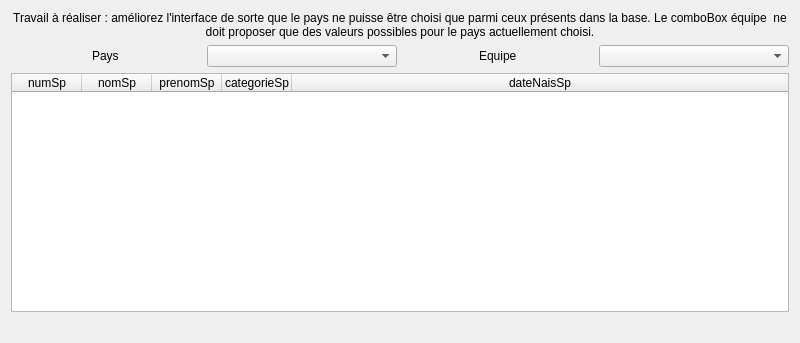
<?xml version="1.0" encoding="UTF-8"?>
<ui version="4.0">
 <class>fct_comp_4</class>
 <widget class="QDialog" name="fct_comp_4">
  <property name="geometry">
   <rect>
    <x>0</x>
    <y>0</y>
    <width>800</width>
    <height>343</height>
   </rect>
  </property>
  <property name="windowTitle">
   <string>Sportifs d'un pays et un équipe</string>
  </property>
  <layout class="QVBoxLayout" name="verticalLayout">
   <item>
    <widget class="QLabel" name="label_3">
     <property name="text">
      <string>Travail à réaliser : améliorez l'interface de sorte que le pays ne puisse être choisi que parmi ceux présents dans la base. Le comboBox équipe  ne doit proposer que des valeurs possibles pour le pays actuellement choisi.</string>
     </property>
     <property name="alignment">
      <set>Qt::AlignCenter</set>
     </property>
     <property name="wordWrap">
      <bool>true</bool>
     </property>
    </widget>
   </item>
   <item>
    <layout class="QHBoxLayout" name="horizontalLayout">
     <item alignment="Qt::AlignHCenter">
      <widget class="QLabel" name="label">
       <property name="text">
        <string>Pays</string>
       </property>
      </widget>
     </item>
     <item>
      <widget class="QComboBox" name="comboBox_fct_4_pays"/>
     </item>
     <item alignment="Qt::AlignHCenter">
      <widget class="QLabel" name="label_2">
       <property name="text">
        <string>Equipe</string>
       </property>
      </widget>
     </item>
     <item>
      <widget class="QComboBox" name="comboBox_fct_4_equipe"/>
     </item>
    </layout>
   </item>
   <item>
    <widget class="QTableWidget" name="table_fct_comp_4">
     <attribute name="horizontalHeaderDefaultSectionSize">
      <number>70</number>
     </attribute>
     <attribute name="horizontalHeaderMinimumSectionSize">
      <number>50</number>
     </attribute>
     <attribute name="horizontalHeaderStretchLastSection">
      <bool>true</bool>
     </attribute>
     <attribute name="verticalHeaderVisible">
      <bool>false</bool>
     </attribute>
     <column>
      <property name="text">
       <string>numSp</string>
      </property>
     </column>
     <column>
      <property name="text">
       <string>nomSp</string>
      </property>
     </column>
     <column>
      <property name="text">
       <string>prenomSp</string>
      </property>
     </column>
     <column>
      <property name="text">
       <string>categorieSp</string>
      </property>
     </column>
     <column>
      <property name="text">
       <string>dateNaisSp</string>
      </property>
     </column>
    </widget>
   </item>
   <item>
    <widget class="QLabel" name="label_fct_comp_4">
     <property name="text">
      <string/>
     </property>
     <property name="alignment">
      <set>Qt::AlignCenter</set>
     </property>
    </widget>
   </item>
  </layout>
 </widget>
 <resources/>
 <connections>
  <connection>
   <sender>comboBox_fct_4_pays</sender>
   <signal>currentTextChanged(QString)</signal>
   <receiver>fct_comp_4</receiver>
   <slot>refreshEquipeList()</slot>
   <hints>
    <hint type="sourcelabel">
     <x>229</x>
     <y>63</y>
    </hint>
    <hint type="destinationlabel">
     <x>-153</x>
     <y>93</y>
    </hint>
   </hints>
  </connection>
  <connection>
   <sender>comboBox_fct_4_equipe</sender>
   <signal>currentTextChanged(QString)</signal>
   <receiver>fct_comp_4</receiver>
   <slot>refreshResult()</slot>
   <hints>
    <hint type="sourcelabel">
     <x>509</x>
     <y>72</y>
    </hint>
    <hint type="destinationlabel">
     <x>650</x>
     <y>-27</y>
    </hint>
   </hints>
  </connection>
 </connections>
 <slots>
  <slot>refreshResult()</slot>
  <slot>refreshEquipeList()</slot>
 </slots>
</ui>
